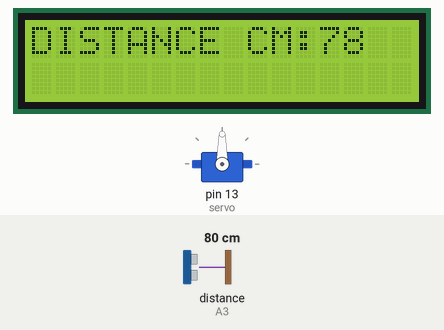
Bench run of a sketch on a simulated Arduino Uno, built with avr-gcc and run on an emulated ATmega328P. Shown: 16×2 character LCD, servo. Wiring (inferred from the names in the program): ultrasonic range finder: trigger A0; echo A3. The inputs (shaded band) are chosen by the test bench; at power-on: distance to the obstacle (sensor on A3) 80 cm. The echo pulse lasts 58.3 µs per cm.

Above: at 1.2 s.
1.3 s: distance to the obstacle (sensor on A3) set to 7 cm
At 2.8 s:
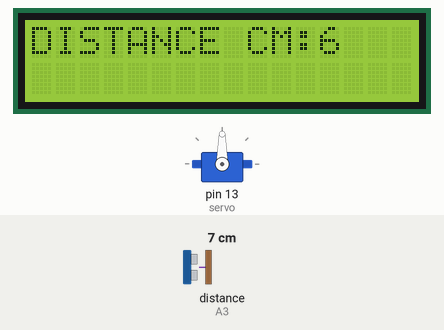
3.1 s: distance to the obstacle (sensor on A3) set to 4 cm
At 4.0 s:
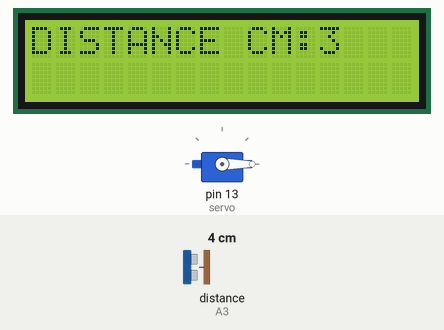
6.2 s: distance to the obstacle (sensor on A3) set to 9 cm
At 7.2 s:
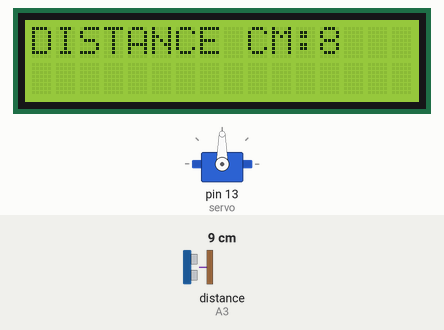
Timing chart, 0 to 9.2 s (numbered marks = the images above; inputs shaded):
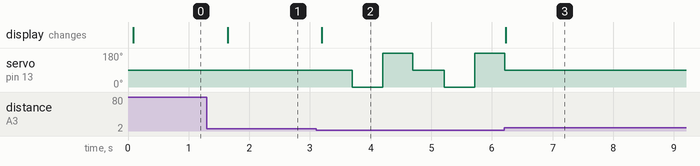

The sketch:

Object_detetection.ino
```cpp
#include <Wire.h>
#include <LiquidCrystal_I2C.h>
#include <Servo.h>

LiquidCrystal_I2C lcd = LiquidCrystal_I2C(0x27, 16, 2);

int trigPin = A0;
int echoPin = A3;
Servo servo;

long distance;
long duration;

void setup() {
  lcd.init();
  lcd.backlight();
  pinMode(trigPin, OUTPUT);
  pinMode(echoPin, INPUT);
  servo.attach(13);
  servo.write(90);
}

/* When object detected, move backwards till distance = 15cm
  turn motor to right
  rightdistance = ULTRASONIC();
  turn your serov  motor to left
  left distance = ULTRASONIC()
  if ( left ditance  greater than or equal right ditstance
  turnleft
  elseturnright*/

int variable;
int rd;
int ld;

void loop() {
  variable = ULTRASONIC();
  lcd.clear();
  lcd.setCursor(0, 0);
  lcd.print("DISTANCE CM:");
  lcd.print(distance);
  delay(500);
  if (variable < 5)
  {
  servo.write(0);
  rd = ULTRASONIC;
  delay(500);
  servo.write(180);
  ld = ULTRASONIC;
  delay(500);
  servo.write(90);
  }
  /*variable  greater than or equal to 10//logic to see the object)
       //function for moving bot forward();
       else
         //function to stop
         //look left
         //store distacne on left
         //look right
         //store distacne on right
         //compare using if for more ditacne
         //turn in respectiv direction
         //move forward*/
  }

int ULTRASONIC() {
  digitalWrite(trigPin, LOW);
  delayMicroseconds(2);
  digitalWrite(trigPin, HIGH);
  delayMicroseconds(10);
  digitalWrite(trigPin, LOW);
  duration = pulseIn(echoPin, HIGH);
  distance = duration * 0.034 / 2;
  return distance;
}
```

Measured:
- the behaviour switches between 6 and 5 cm on distance to the obstacle (sensor on A3) (found by bisection; images 1 and 2)
- after the input at 1.3 s, the display: changes after 0.35 s (image 1)
- after the input at 3.1 s, servo on pin 13 (servo): 90° → 0° after 0.60 s, → 180° 0.50 s later, → 90° 0.50 s later, → 0° 0.52 s later, … (5 changes in this stretch); the display: changes after 0.10 s (image 2)
- after the input at 6.2 s, servo on pin 13 (servo): goes on until 6.2 s, then stays 90°; the display: changes at once (image 3)
